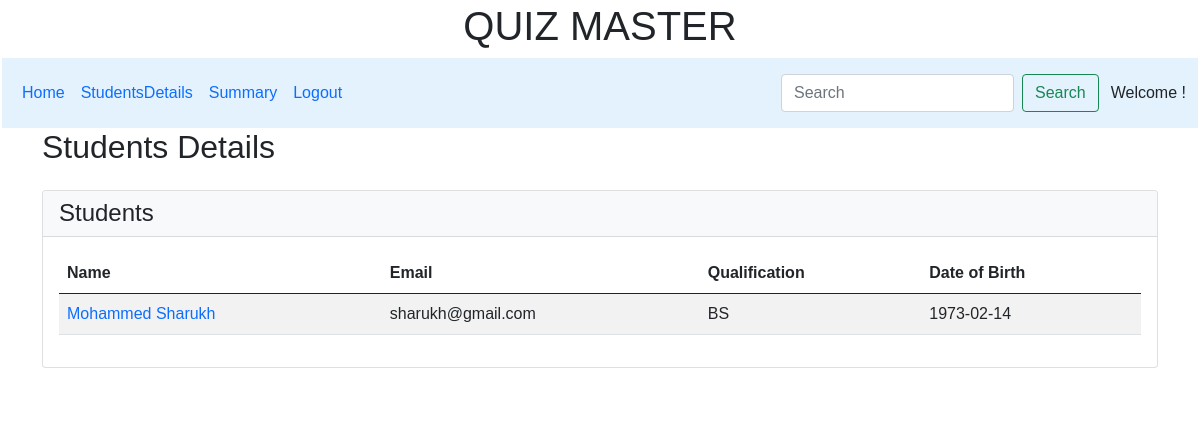
Page /students_details on the earlier database version.
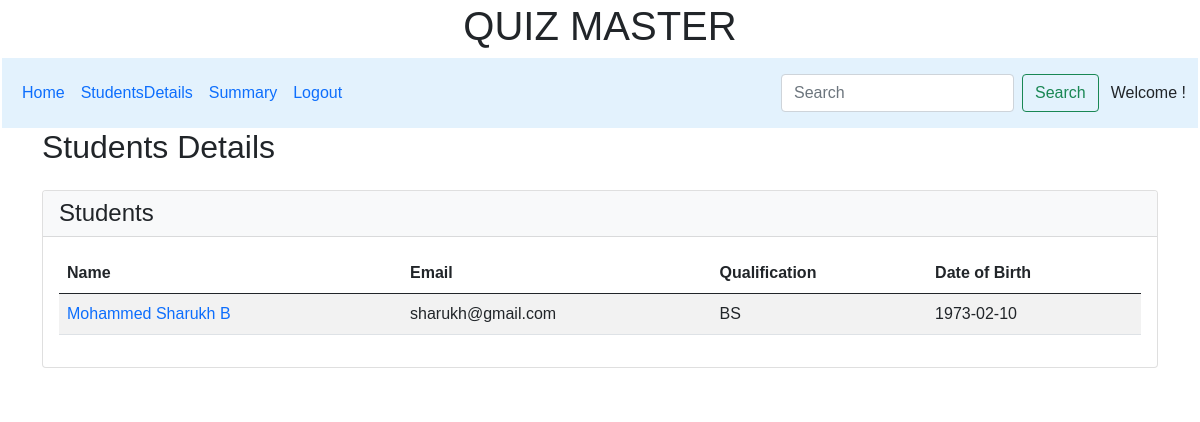
Same page on the later database version.
### controllers/model.py (models this page shows)
class User_Info(db.Model):
    __tablename__ = 'user_info'
    id = db.Column(db.Integer, primary_key=True)
    email = db.Column(db.String(120), unique=True, nullable=False)
    password = db.Column(db.String, nullable=False)
    role = db.Column(db.Integer, default=1)
    fullname = db.Column(db.String(120), nullable=False)
    qualification = db.Column(db.String, nullable=False)
    dob = db.Column(db.Date, nullable=False)
    quiz = db.relationship('QuizResult',cascade='all, delete', backref=db.backref('User_info_ref', lazy='select'), lazy=True)

### controllers/controller.py (the view)
@app.route("/students_details")
def students_details():
    students = User_Info.query.filter(User_Info.role != 0).all()
    admin_name = session.get("user_name")
    admin_info = User_Info.query.get(admin_name)
    return render_template("students_details.html", students=students, user_info=admin_info)

### templates/students_details.html (shortened to what this page needs)
{% extends "admin_layout.html" %}
{% block content %}
<div class="container">
    <h2 class="mb-4">Students Details</h2>
    <div class="card mb-4">
        <div class="card-header bg-light">
            <h4 class="mb-0">Students</h4>
        </div>
        <div class="card-body">
            {% if students %}
                <table class="table table-striped">
                    <thead>
                        <tr>
                            <th>Name</th>
                            <th>Email</th>
                            <th>Qualification</th>
                            <th>Date of Birth</th>
                        </tr>
                    </thead>
                    <tbody>
                        {% for student in students %}
                            <tr>
                                <td>
                                    <a href="{{ url_for('user_performance', user_id=student.id) }}" class="text-decoration-none">
                                        {{ student.fullname }}
                                    </a>
                                </td>
                                <td>{{ student.email }}</td>
                                <td>{{ student.qualification }}</td>
                                <td>{{ student.dob }}</td>
                            </tr>
                        {% endfor %}
                    </tbody>
                </table>
            {% else %}
                <p class="text-center text-muted">No students found.</p>
            {% endif %}
        </div>
    </div>
</div>
{% endblock %}

Differences in the rows shown:
changed User_Info "sharukh@gmail.com": fullname "Mohammed Sharukh" → "Mohammed Sharukh B"; dob "1973-02-14" → "1973-02-10"
